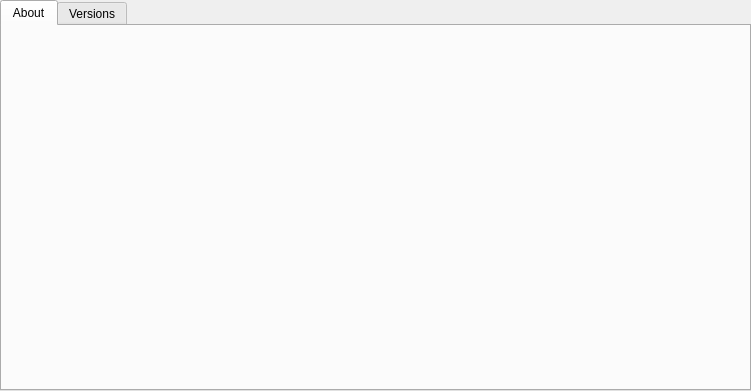
<?xml version="1.0" encoding="UTF-8"?>
<ui version="4.0">
 <class>OCC::AboutView</class>
 <widget class="QWidget" name="OCC::AboutView">
  <property name="geometry">
   <rect>
    <x>0</x>
    <y>0</y>
    <width>751</width>
    <height>391</height>
   </rect>
  </property>
  <property name="sizePolicy">
   <sizepolicy hsizetype="Expanding" vsizetype="Expanding">
    <horstretch>0</horstretch>
    <verstretch>0</verstretch>
   </sizepolicy>
  </property>
  <property name="windowTitle">
   <string notr="true">About</string>
  </property>
  <property name="layoutDirection">
   <enum>Qt::LayoutDirection::LeftToRight</enum>
  </property>
  <layout class="QVBoxLayout" name="verticalLayout">
   <property name="leftMargin">
    <number>0</number>
   </property>
   <property name="topMargin">
    <number>0</number>
   </property>
   <property name="rightMargin">
    <number>0</number>
   </property>
   <property name="bottomMargin">
    <number>0</number>
   </property>
   <item>
    <widget class="QTabWidget" name="tabWidget">
     <property name="focusPolicy">
      <enum>Qt::FocusPolicy::StrongFocus</enum>
     </property>
     <property name="currentIndex">
      <number>0</number>
     </property>
     <widget class="QWidget" name="tab">
      <attribute name="title">
       <string>About</string>
      </attribute>
      <layout class="QVBoxLayout" name="verticalLayout_4">
       <item>
        <layout class="QHBoxLayout" name="horizontalLayout">
         <item>
          <layout class="QVBoxLayout" name="verticalLayout_2">
           <item>
            <spacer name="verticalSpacer_2">
             <property name="orientation">
              <enum>Qt::Orientation::Vertical</enum>
             </property>
             <property name="sizeHint" stdset="0">
              <size>
               <width>20</width>
               <height>40</height>
              </size>
             </property>
            </spacer>
           </item>
           <item>
            <widget class="QLabel" name="icon">
             <property name="sizePolicy">
              <sizepolicy hsizetype="Minimum" vsizetype="Minimum">
               <horstretch>0</horstretch>
               <verstretch>0</verstretch>
              </sizepolicy>
             </property>
             <property name="maximumSize">
              <size>
               <width>256</width>
               <height>256</height>
              </size>
             </property>
             <property name="text">
              <string notr="true"/>
             </property>
             <property name="pixmap">
              <pixmap>:/client/ownCloud/theme/colored/owncloud-icon.svg</pixmap>
             </property>
            </widget>
           </item>
           <item>
            <spacer name="verticalSpacer">
             <property name="orientation">
              <enum>Qt::Orientation::Vertical</enum>
             </property>
             <property name="sizeHint" stdset="0">
              <size>
               <width>20</width>
               <height>40</height>
              </size>
             </property>
            </spacer>
           </item>
          </layout>
         </item>
         <item>
          <widget class="QLabel" name="aboutText">
           <property name="sizePolicy">
            <sizepolicy hsizetype="Expanding" vsizetype="Expanding">
             <horstretch>0</horstretch>
             <verstretch>0</verstretch>
            </sizepolicy>
           </property>
          </widget>
         </item>
        </layout>
       </item>
      </layout>
     </widget>
     <widget class="QWidget" name="tab_2">
      <attribute name="title">
       <string>Versions</string>
      </attribute>
      <layout class="QVBoxLayout" name="verticalLayout_3">
       <item>
        <widget class="QTextBrowser" name="versionInfo">
         <property name="openExternalLinks">
          <bool>false</bool>
         </property>
         <property name="openLinks">
          <bool>false</bool>
         </property>
        </widget>
       </item>
      </layout>
     </widget>
    </widget>
   </item>
  </layout>
 </widget>
 <tabstops>
  <tabstop>tabWidget</tabstop>
  <tabstop>versionInfo</tabstop>
 </tabstops>
 <resources/>
 <connections/>
</ui>
